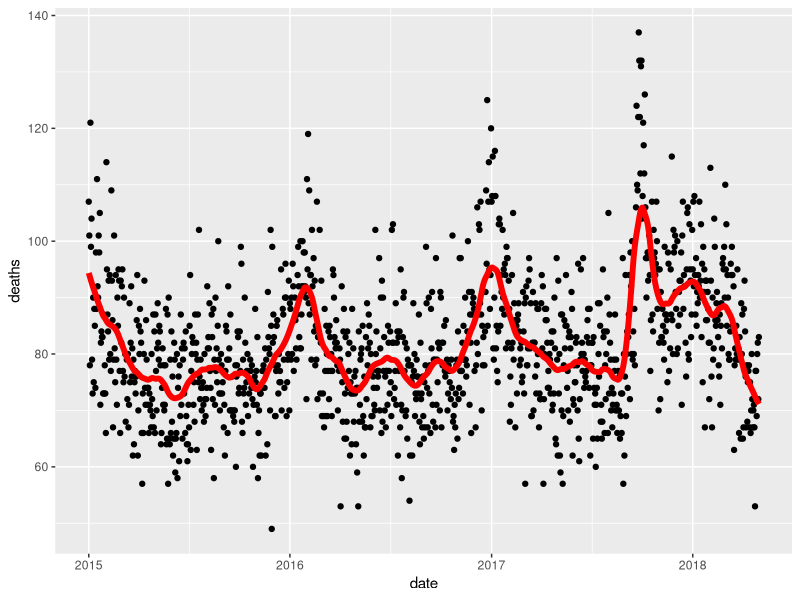
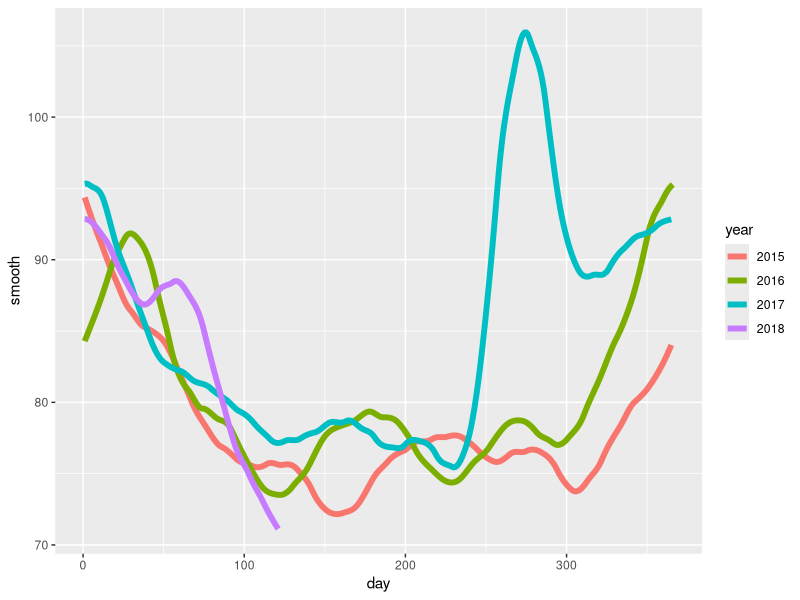
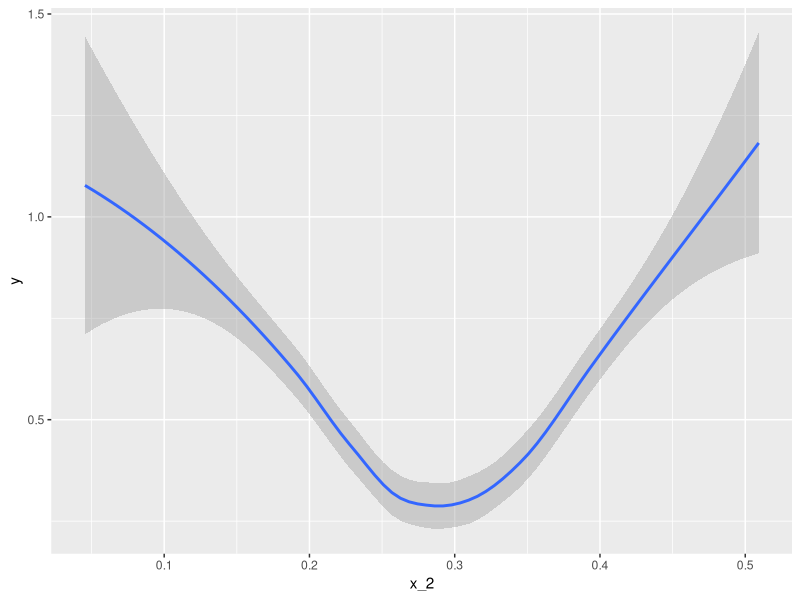

The R script that drew these images, in order:
###########################################
# Machine Learning Section 3.1: Smoothing
# Rachel Weber
# Created: 2 19 2021
# HarvardX PH125.8x
###########################################

library(tidyverse)
library(lubridate)
library(purrr)
library(pdftools)
library(dslabs)
library(broom)


# get mortality counts for Puerto Rico for 2015-2018
fn <- system.file("extdata", "RD-Mortality-Report_2015-18-180531.pdf", package = "dslabs")

dat <- map_df(str_split(pdf_text(fn), "\n"), function(s){
  s <- str_trim(s)
  header_index <- str_which(s, "2015")[1]
  tmp <- str_split(s[header_index], "\\s+", simplify = TRUE)
  month <- tmp[1]
  header <- tmp[-1]
  tail_index  <- str_which(s, "Total")
  n <- str_count(s, "\\d+")
  out <- c(1:header_index, which(n==1), which(n>=28), tail_index:length(s))
  s[-out] %>%
    str_remove_all("[^\\d\\s]") %>%
    str_trim() %>%
    str_split_fixed("\\s+", n = 6) %>%
    .[,1:5] %>%
    as_tibble() %>% 
    setNames(c("day", header)) %>%
    mutate(month = month,
           day = as.numeric(day)) %>%
    gather(year, deaths, -c(day, month)) %>%
    mutate(deaths = as.numeric(deaths))
}) %>%
  mutate(month = recode(month, "JAN" = 1, "FEB" = 2, "MAR" = 3, "APR" = 4, "MAY" = 5, "JUN" = 6, 
                        "JUL" = 7, "AGO" = 8, "SEP" = 9, "OCT" = 10, "NOV" = 11, "DEC" = 12)) %>%
  mutate(date = make_date(year, month, day)) %>%
  dplyr::filter(date <= "2018-05-01")

# Use the loess() function to obtain a smooth estimate of the expected number of deaths as a function of date. 
# Plot this resulting smooth function. Make the span about two months long and use degree = 1

# span is a proportion. So we need what proportion of our data 60 days encompasses
span <- 60 / as.numeric(diff(range(dat$date)))

fit <- dat %>% 
        mutate(x = as.numeric(date)) %>% 
        loess(deaths ~ x, data = ., span = span, degree = 1)

dat %>% 
  mutate(smooth = predict(fit, as.numeric(date))) %>%
  ggplot() +
  geom_point(aes(date, deaths)) +
  geom_line(aes(date, smooth), lwd = 2, col = "red")

# color code the line by year
# day is day of the year
# pull year from date to use in color coding
dat %>% 
  mutate(smooth = predict(fit, as.numeric(date)), day = yday(date), year = as.character(year(date))) %>%
  ggplot(aes(day, smooth, col = year)) +
  geom_line(lwd = 2)



###################################################################################################
# Suppose we want to predict 2s and 7s in the mnist_27 dataset with just the second covariate. Can we do this? 
# On first inspection it appears the data does not have much predictive power.

# In fact, if we fit a regular logistic regression the coefficient for x_2 is not significant!
# This can be seen using this code:
mnist_27$train %>% glm(y ~ x_2, family = "binomial", data = .) %>% tidy()

# Fit a loess line to the data above and plot the results. What do you observe?
data("mnist_27") 

mnist_27$train %>% 
  mutate(y = ifelse(y == "7", 1, 0)) %>%
  ggplot(aes(x_2, y)) + 
  geom_smooth(method = "loess")
